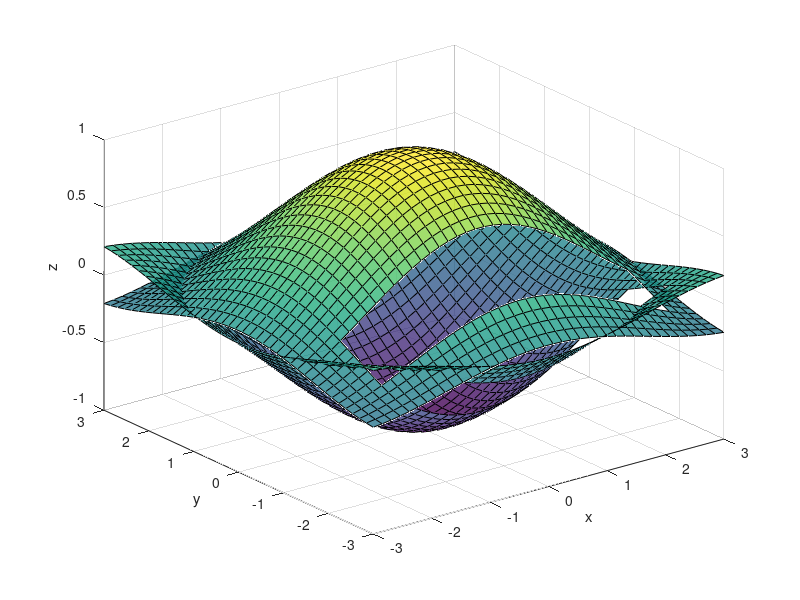

Here is the MATLAB script that generated this plot:
close all;  % Alle plots schliessen
clearvars;  % workspace löschen

a=3;
b=2;
c=1;
Nx=40;
Ny=40;

x_axis = linspace(-a,a,40);
y_axis = linspace(-b,b,40);

[x, y] = meshgrid(x_axis, x_axis);

%z=sqrt((c^2*(1-(x/a)^2)-(y/b).^2));
%z(image(z)~=0)=NaN;
        r = sqrt(x.^2 +y.^2);
        z = sin(r)./r;
        z(6:10,6:36)=NaN;

figure;
surf(x,y,z,'FaceAlpha',0.8);
hold
surf(x,y,-z,'FaceAlpha',0.8);
xlabel('x'); ylabel('y');zlabel('z');